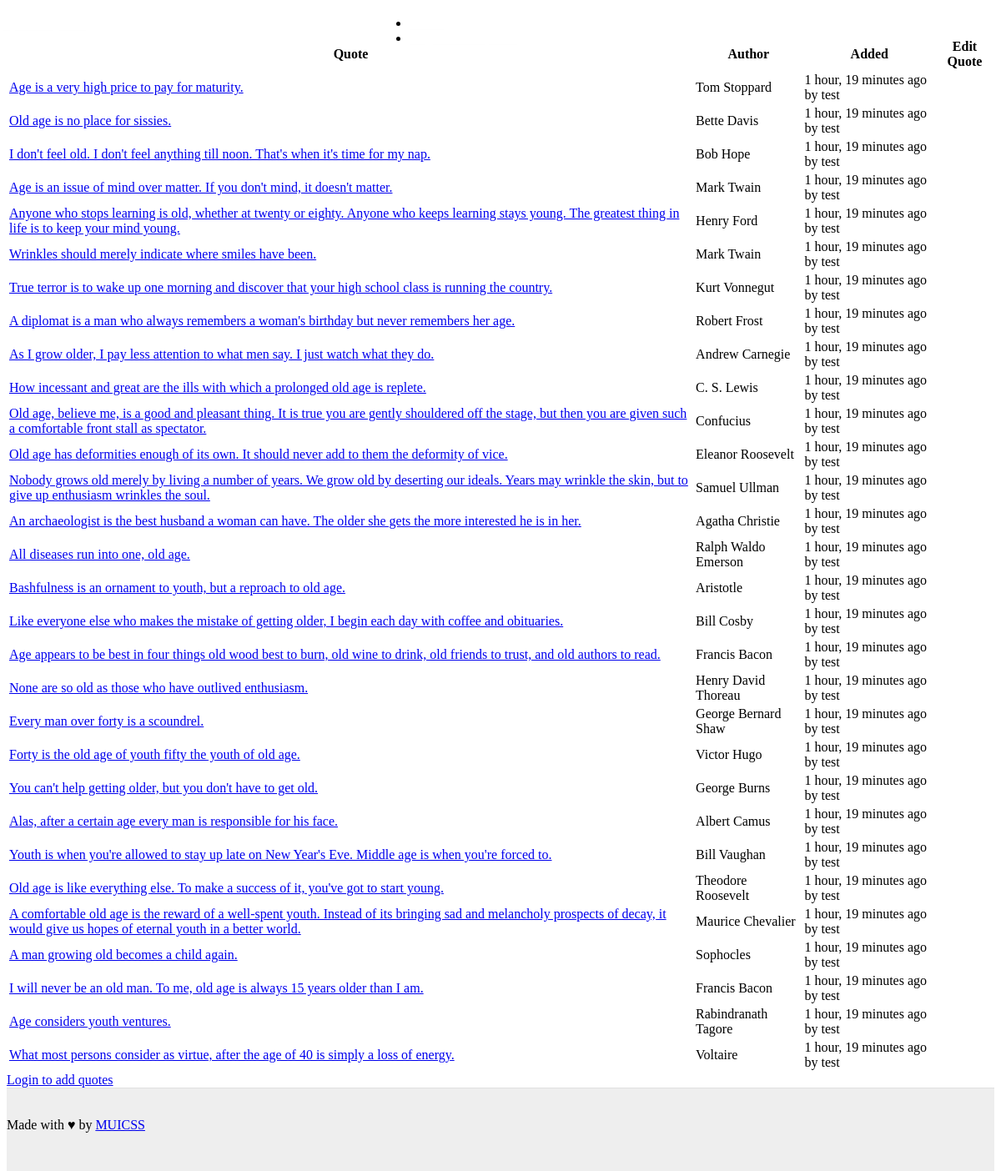
The page / on the database its author committed.
### quotes/models.py (models this page shows, shortened)
class Quote(models.Model):
    quote = models.TextField()
    author = models.CharField(max_length=100)
    source = models.URLField(blank=True, null=True)
    cover = models.URLField(blank=True, null=True)
    added = models.DateTimeField(auto_now_add=True)
    edited = models.DateTimeField(auto_now=True)
    user = models.ForeignKey(User, on_delete=models.CASCADE,
                             blank=True, null=True)
    class Meta:
        ordering = ['-added']

### quotes/views.py (the view)
# urls.py: path('', views.quote_list, name='quote_list'),
def quote_list(request):
    quotes = Quote.objects.all()
    return render(request, 'quotes/quote_list.html', {'quotes': quotes})

### quotes/templates/quotes/quote_list.html
{% extends 'base.html' %}
{% load humanize %}
{% block content %}
  <table class="mui-table mui-table--bordered">
    <thead>
        <tr>
          <th>Quote</th>
          <th>Author</th>
          <th>Added</th>
          <th colspan="2">Edit Quote</th>
        </tr>
    </thead>
    <tbody>
        {% for quote in quotes %}
        <tr>
          <td><a href="{% url "quotes:quote_detail" quote.id %}">{{ quote.quote }}</a></td>
          <td>{{ quote.author }}</td>
          <td>{{ quote.added|timesince }} ago by {{ quote.user }}</td>
          {% if quote.user == request.user %}
            <td><a class="mui-bDeleted mui-btn--small mui-btn--flat mui-btn--primary" href="{% url "quotes:quote_edit" quote.id %}">Edit</a></td>
            <td><a class="mui-btn mui-btn--small mui-btn--flat mui-btn--danger" href="{% url "quotes:quote_delete" quote.id %}">Delete</a></td>
          {% else %}
            <td colspan="2"></td>
          {% endif %}
        </tr>
        {% endfor %}
    </tbody>
  </table>
  <div class="mui-container">
    {% if request.user.is_authenticated %}
      <a class="mui-btn mui-btn--primary" href="{% url "quotes:quote_new" %}">Add a quote</a>
    {% else %}
      <a class="mui-btn mui-btn--primary" href="{% url "login" %}">Login to add quotes</a>
    {% endif %}
  </div>
{% endblock %}

### mysite/templates/base.html (shortened to what this page needs)
{% load static %}
<!doctype html>
<html>
  <head>
    <link href="//cdn.muicss.com/mui-0.9.40/css/mui.min.css" rel="stylesheet" type="text/css" />
    <link href="{% static 'css/style.css' %}" rel="stylesheet" type="text/css" />
  </head>
  <body
  >
    <header class="mui-appbar mui--z1">
      <div class="mui-container">
        <table>
          <tr class="mui--appbar-height">
            <td class="mui--text-title"><a id="pageTitle" href="{% url "quotes:quote_list" %}">PyBites Quotes</a></td>
            <td class="mui--text-right">
              <ul class="mui-list--inline mui--text-body2">
                <li><a href="#">About</a></li>
                {% if request.user.is_authenticated %}
                  <li>Welcome back {{ request.user.username }}, <a href="{% url 'logout' %}">logout</a></li>
                {% else %}
                  <li><a href="{% url 'login' %}">Login to add quotes</a></li>
                {% endif %}
              </ul>
            </td>
          </tr>
        </table>
      </div>
    </header>
    <div id="content-wrapper"
    >
      <div class="mui-container">
        <br><br>
        {% block content %}{% endblock %}
      </div>
    </div>
    <footer>
      <div class="mui-container mui--text-center">
        Made with ♥ by <a href="https://www.muicss.com">MUICSS</a>
      </div>
    </footer>
  </body>
</html>

### mysite/static/css/style.css (style rules this page uses)
html, body { height: 100%; }
html, body, input, textarea, button { -webkit-font-smoothing: antialiased; -moz-osx-font-smoothing: grayscale; text-shadow: 1px 1px 1px rgba(0, 0, 0, 0.004); }
header { position: fixed; top: 0; right: 0; left: 0; z-index: 2; }
header ul.mui-list--inline { margin-bottom: 0; }
header a { color: white; }
header table { width: 100%; }
#content-wrapper { min-height: 100%; box-sizing: border-box; margin-bottom: -100px; padding-bottom: 100px; }
footer { box-sizing: border-box; height: 100px; background-color: #eee; border-top: 1px solid #e0e0e0; padding-top: 35px; }

### rows shown on the page
Quote: quote "Age is a very high price to pay for maturity.", author "Tom Stoppard", added "1 hour, 19 minutes", user "test"
Quote: quote "Old age is no place for sissies.", author "Bette Davis", added "1 hour, 19 minutes", user "test"
Quote: quote "I don't feel old. I don't feel anything till noon. That's when it's time for my nap.", author "Bob Hope", added "1 hour, 19 minutes", user "test"
Quote: quote "Age is an issue of mind over matter. If you don't mind, it doesn't matter.", author "Mark Twain", added "1 hour, 19 minutes", user "test"
Quote: quote "Anyone who stops learning is old, whether at twenty or eighty. Anyone who keeps learning stays young. The greatest thing in life is to keep your mind young.", author "Henry Ford", added "1 hour, 19 minutes", user "test"
Quote: quote "Wrinkles should merely indicate where smiles have been.", author "Mark Twain", added "1 hour, 19 minutes", user "test"
Quote: quote "True terror is to wake up one morning and discover that your high school class is running the country.", author "Kurt Vonnegut", added "1 hour, 19 minutes", user "test"
Quote: quote "A diplomat is a man who always remembers a woman's birthday but never remembers her age.", author "Robert Frost", added "1 hour, 19 minutes", user "test"
Quote: quote "As I grow older, I pay less attention to what men say. I just watch what they do.", author "Andrew Carnegie", added "1 hour, 19 minutes", user "test"
Quote: quote "How incessant and great are the ills with which a prolonged old age is replete.", author "C. S. Lewis", added "1 hour, 19 minutes", user "test"
Quote: quote "Old age, believe me, is a good and pleasant thing. It is true you are gently shouldered off the stage, but then you are given such a comfortable front stall as spectator.", author "Confucius", added "1 hour, 19 minutes", user "test"
Quote: quote "Old age has deformities enough of its own. It should never add to them the deformity of vice.", author "Eleanor Roosevelt", added "1 hour, 19 minutes", user "test"
Quote: quote "Nobody grows old merely by living a number of years. We grow old by deserting our ideals. Years may wrinkle the skin, but to give up enthusiasm wrinkles the soul.", author "Samuel Ullman", added "1 hour, 19 minutes", user "test"
Quote: quote "An archaeologist is the best husband a woman can have. The older she gets the more interested he is in her.", author "Agatha Christie", added "1 hour, 19 minutes", user "test"
Quote: quote "All diseases run into one, old age.", author "Ralph Waldo Emerson", added "1 hour, 19 minutes", user "test"
Quote: quote "Bashfulness is an ornament to youth, but a reproach to old age.", author "Aristotle", added "1 hour, 19 minutes", user "test"
Quote: quote "Like everyone else who makes the mistake of getting older, I begin each day with coffee and obituaries.", author "Bill Cosby", added "1 hour, 19 minutes", user "test"
Quote: quote "Age appears to be best in four things old wood best to burn, old wine to drink, old friends to trust, and old authors to read.", author "Francis Bacon", added "1 hour, 19 minutes", user "test"
Quote: quote "None are so old as those who have outlived enthusiasm.", author "Henry David Thoreau", added "1 hour, 19 minutes", user "test"
Quote: quote "Every man over forty is a scoundrel.", author "George Bernard Shaw", added "1 hour, 19 minutes", user "test"
Quote: quote "Forty is the old age of youth fifty the youth of old age.", author "Victor Hugo", added "1 hour, 19 minutes", user "test"
Quote: quote "You can't help getting older, but you don't have to get old.", author "George Burns", added "1 hour, 19 minutes", user "test"
Quote: quote "Alas, after a certain age every man is responsible for his face.", author "Albert Camus", added "1 hour, 19 minutes", user "test"
Quote: quote "Youth is when you're allowed to stay up late on New Year's Eve. Middle age is when you're forced to.", author "Bill Vaughan", added "1 hour, 19 minutes", user "test"
Quote: quote "Old age is like everything else. To make a success of it, you've got to start young.", author "Theodore Roosevelt", added "1 hour, 19 minutes", user "test"
Quote: quote "A comfortable old age is the reward of a well-spent youth. Instead of its bringing sad and melancholy prospects of decay, it would give us hopes of eternal youth in a better world.", author "Maurice Chevalier", added "1 hour, 19 minutes", user "test"
Quote: quote "A man growing old becomes a child again.", author "Sophocles", added "1 hour, 19 minutes", user "test"
Quote: quote "I will never be an old man. To me, old age is always 15 years older than I am.", author "Francis Bacon", added "1 hour, 19 minutes", user "test"
Quote: quote "Age considers youth ventures.", author "Rabindranath Tagore", added "1 hour, 19 minutes", user "test"
Quote: quote "What most persons consider as virtue, after the age of 40 is simply a loss of energy.", author "Voltaire", added "1 hour, 19 minutes", user "test"
